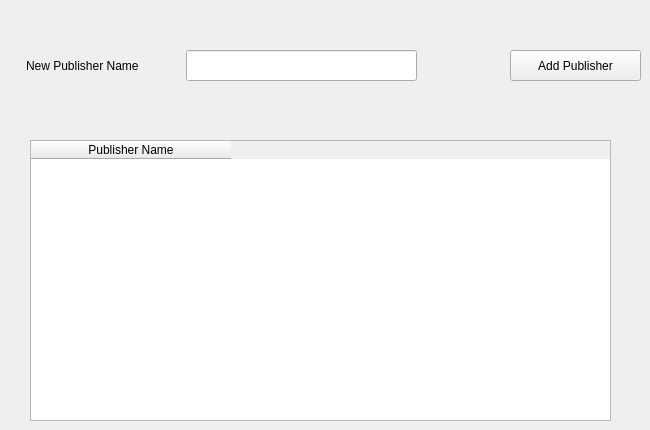
      <widget class="QWidget" name="tab_12">
       <attribute name="title">
        <string>Publisher</string>
       </attribute>
       <widget class="QLabel" name="label_42">
        <property name="geometry">
         <rect>
          <x>26</x>
          <y>55</y>
          <width>151</width>
          <height>21</height>
         </rect>
        </property>
        <property name="text">
         <string>New Publisher Name</string>
        </property>
       </widget>
       <widget class="QLineEdit" name="new_publisher_name">
        <property name="geometry">
         <rect>
          <x>186</x>
          <y>50</y>
          <width>231</width>
          <height>31</height>
         </rect>
        </property>
       </widget>
       <widget class="QTableWidget" name="table_publishers">
        <property name="geometry">
         <rect>
          <x>30</x>
          <y>140</y>
          <width>581</width>
          <height>281</height>
         </rect>
        </property>
        <attribute name="horizontalHeaderDefaultSectionSize">
         <number>200</number>
        </attribute>
        <column>
         <property name="text">
          <string>Publisher Name</string>
         </property>
        </column>
       </widget>
       <widget class="QPushButton" name="btn_add_publisher">
        <property name="geometry">
         <rect>
          <x>510</x>
          <y>50</y>
          <width>131</width>
          <height>31</height>
         </rect>
        </property>
        <property name="text">
         <string>Add Publisher</string>
        </property>
       </widget>
      </widget>
